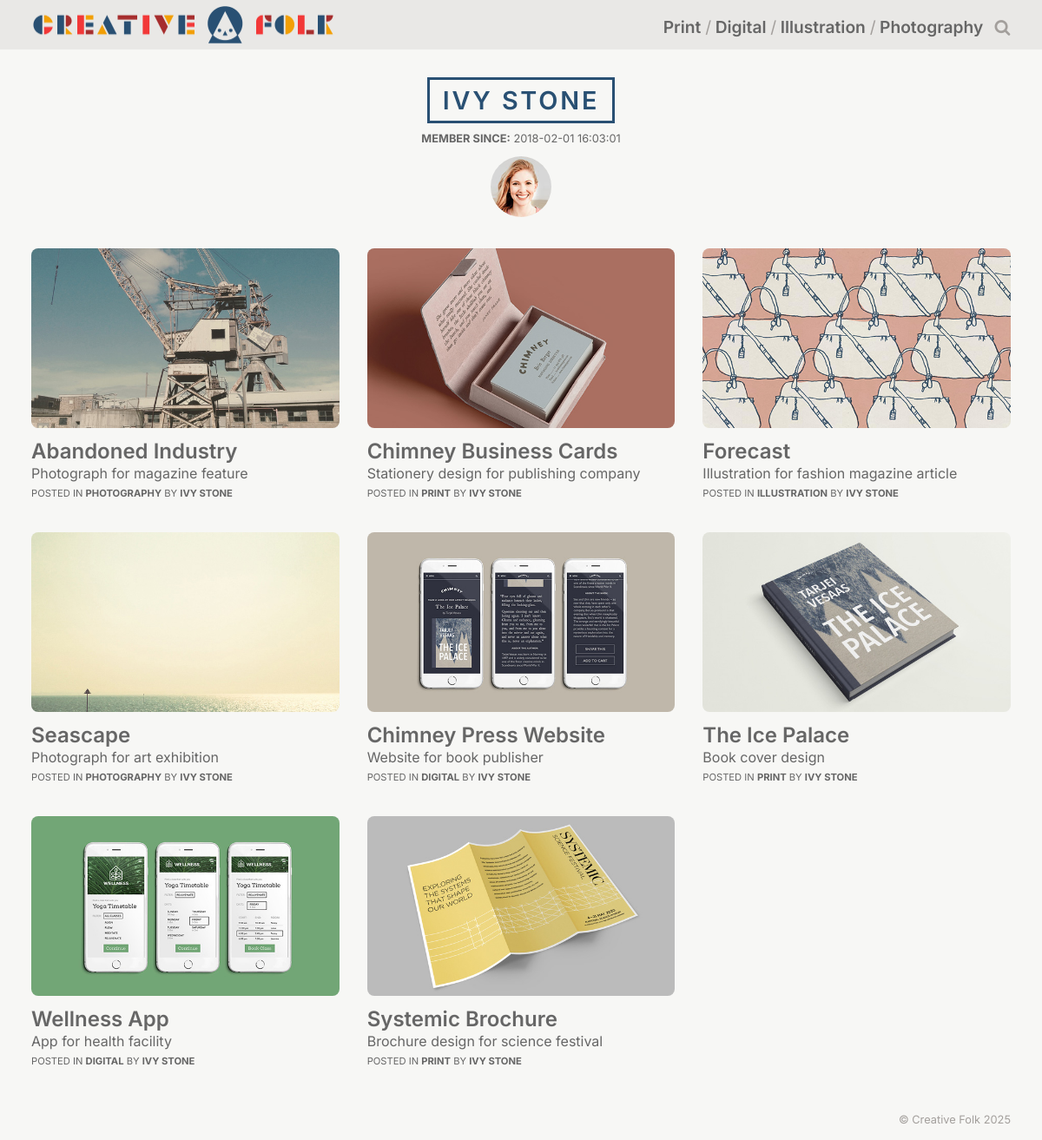
The page /LoginDemo/member/member.php?id=2 (signed in) on the database its author committed.
### tables this page shows
CREATE TABLE `category` (
  `id` int(11) NOT NULL AUTO_INCREMENT,
  `name` varchar(24) NOT NULL,
  `description` varchar(254) NOT NULL,
  `navigation` tinyint(1) NOT NULL,
  PRIMARY KEY (`id`)
);

CREATE TABLE `member` (
  `id` int(11) NOT NULL DEFAULT 0,
  `forename` varchar(254) NOT NULL,
  `surname` varchar(254) NOT NULL,
  `email` varchar(254) NOT NULL,
  `password` varchar(254) NOT NULL,
  `joined` timestamp NOT NULL DEFAULT current_timestamp(),
  `picture` varchar(254) DEFAULT NULL
);

CREATE TABLE `article` (
  `id` int(11) NOT NULL,
  `title` varchar(80) NOT NULL,
  `summary` varchar(254) NOT NULL,
  `content` text NOT NULL,
  `created` timestamp NOT NULL DEFAULT current_timestamp(),
  `category_id` int(11) NOT NULL,
  `member_id` int(11) NOT NULL,
  `image_id` int(11) DEFAULT NULL,
  `published` tinyint(4) NOT NULL DEFAULT 0
);

CREATE TABLE `image` (
  `id` int(11) NOT NULL DEFAULT 0,
  `file` varchar(254) NOT NULL,
  `alt` varchar(1000) NOT NULL
);

### LoginDemo/member/member.php (the view, shortened to what this page needs)
<?php
include("../login/connection.php");
$id = filter_input(INPUT_GET, 'id', FILTER_VALIDATE_INT);
$sql = "SELECT forename, surname, joined, picture FROM member WHERE id = $id;";
$result = mysqli_query($con, $sql);
$member = mysqli_fetch_assoc($result);
$sql1 = "SELECT a.id, a.title, a.summary, a.category_id, a.member_id,
               c.name     AS category,
               CONCAT(m.forename, ' ', m.surname) AS author,
               i.file     AS image_file,
               i.alt      AS image_alt
          FROM article    AS a
          JOIN category   AS c   ON a.category_id = c.id
          JOIN member     AS m   ON a.member_id   = m.id
          LEFT JOIN image AS i   ON a.image_id    = i.id
         WHERE a.member_id = $id AND a.published  = 1
         ORDER BY a.id DESC;";
$result1 = mysqli_query($con, $sql1);
$sql2 = "SELECT id, name FROM category WHERE navigation = 1;";
$result2 = mysqli_query($con, $sql2);
$navigation = mysqli_fetch_all($result2, MYSQLI_ASSOC);
$section     = '';
?>
<?php include '../includes/header.php'; ?>
  <main class="container" id="content">
    <section class="header">
      <h1><?= ($member['forename'] . ' ' . $member['surname']) ?></h1>
      <p class="member"><b>Member since:</b> <?= ($member['joined']) ?></p>
      <img src="../uploads/<?= ($member['picture'] ?? 'member.png') ?>"
           alt="<?= ($member['forename']) ?>" class="profile"><br>
    </section>
    <section class="grid">
    <?php while($article = mysqli_fetch_assoc($result1)) { ?>
      <article class="summary">
        <a href="article.php?id=<?= $article['id'] ?>">
          <img src="../uploads/<?= ($article['image_file'] ?? 'blank.png') ?>"
               alt="<?= ($article['image_alt']) ?>">
          <h2><?= ($article['title']) ?></h2>
          <p><?= ($article['summary']) ?></p>
        </a>
        <p class="credit">
          Posted in <a href="category.php?id=<?= $article['category_id'] ?>">
          <?= ($article['category']) ?></a>
          by <a href="member.php?id=<?= $article['member_id'] ?>">
          <?= ($article['author']) ?></a>
        </p>
      </article>
    <?php } ?>
    </section>
  </main>
<?php include '../includes/footer.php'; ?>

### LoginDemo/includes/header.php (shortened to what this page needs)
<!DOCTYPE html>
<html lang="en-US">
  <head>
    <link rel="stylesheet" type="text/css" href="../css/styles.css">
  </head>
  <body>
    <header>
      <div class="container">
        <div class="logo">
          <a href="index.php"><img src="../img/logo.png" alt="Creative Folk"></a>
        </div>
        <nav>
          <ul id="menu">
            <?php foreach ($navigation as $link) { ?>
            <li><a href="category.php?id=<?= $link['id'] ?>"
              <?= ($section == $link['id'] ) ? 'class="on" aria-current="page"' : '' ?>>
              <?= ($link['name']) ?>
            </a></li>
            <?php } ?>
            <li><a href="search.php">
              <span class="icon-search"></span><span class="search-text">Search</span>
            </a></li>
          </ul>
        </nav>
      </div>
    </header>

### LoginDemo/css/styles.css (style rules this page uses)
* { box-sizing: border-box; }
body { margin: 0; color: #666; background-color: #f7f7f5; }
a { color: #666; }
body { font-family: 'Inter', 'Arial', sans-serif; font-size: 100%; }
a { text-decoration: none; }
h1 { font-size: 1.8em; }
h1, h2 { font-weight: 600; margin: 0 0 0.14em 0; }
p { margin: 0 0 1em 0; }
.date, p.credit, p.member { font-size: 0.7rem; }
p.credit { text-transform: uppercase; }
p.credit a { font-weight: bold; color: inherit; }
article.summary p { line-height: 1em; }
nav li { font-weight: 600; line-height: 0.8em; }
header { background: #e9e8e6; min-height: 50px; margin-bottom: 2em; }
header > div.container { align-items: center; }
header div.logo { line-height: 0.5em; margin-bottom: 0; }
header div.logo img { max-width: 360px; max-height: 50px; margin: 5px 0px; }
header nav ul { padding: .5rem 0 0.1rem 0; margin: 0; clear: left; }
header nav li { list-style-type: none; display: inline-block; padding-right: .5em; }
.js header nav ul { display: none; }
.js header nav li { margin-bottom: 1em; display: block; }
nav .icon-search { display: none; }
@media (min-width: 760px) { header > div.container { display: flex; } }
@media (min-width: 760px) { header .logo { flex: 1; } }
@media (min-width: 760px) { header nav { flex: 2; } }
@media (min-width: 760px) { header div.logo img { max-width: 93%; max-height: 75px; } }
@media (min-width: 760px) { header nav li { padding-right: 0; font-size: 1.2em; } }
@media (min-width: 760px) { .js header nav ul { display: block; text-align: right; } }
@media (min-width: 760px) { .js header nav li { display: inline-block; margin: 0; } }
@media (min-width: 760px) { header nav li::after { content: " / "; font-weight: normal; color: #a39f9c; } }
@media (min-width: 760px) { header nav li:last-child::after, header nav li:nth-last-child(2)::after { content: ""; } }
@media (min-width: 760px) { nav .icon-search { display: inline-block; padding-left: .5rem; color: #a39f9c; } }
.container { margin: 0 auto 0 auto; max-width: 94%; }
.grid { display: grid; grid-gap: 2em; }
.grid { display: grid; margin: 0 auto 2em auto; grid-template-columns: repeat(auto-fill, minmax(300px, 1fr)); }
main img { width: 100%; height: auto; border-radius: 8px; }
article.summary img { margin-bottom: 0.5em; }
article.summary p { margin: 0 0 0.6em 0; }
.header { text-align: center; margin-bottom: 2em; text-transform: uppercase; }
.header h1 { color: #295073; border: 3px solid #295073; letter-spacing: 0.1em; display: inline-block; padding: .2em .5em; }
.header p { font-size: 80%; padding-top: .5em; position: relative; }
.header img { max-width: 70px; border-radius: 50%; }
[class^="icon-"]:before, [class*=" icon-"]:before { font-family: "icons"; font-style: normal; font-weight: normal; speak: never; display: inline-block; text-decoration: none; width: 1em; text-align: center; font-variant: normal; text-transform: none; line-height: 1em; -webkit-font-smoothing: antialiased; -moz-osx-font-smoothing: grayscale; }
.icon-search:before { content: '\e803'; }

### rows shown on the page
category: name "Print"
category: name "Digital"
category: name "Illustration"
category: name "Photography"
member: forename "IVY", surname "STONE", joined "2018-02-01 16:03:01", picture (picture)
article: image.file (picture), title "Abandoned Industry", summary "Photograph for magazine feature", category.name "PHOTOGRAPHY", author "IVY STONE"
article: image.file (picture), title "Chimney Business Cards", summary "Stationery design for publishing company", category.name "PRINT", author "IVY STONE"
article: image.file (picture), title "Forecast", summary "Illustration for fashion magazine article", category.name "ILLUSTRATION", author "IVY STONE"
article: image.file (picture), title "Seascape", summary "Photograph for art exhibition", category.name "PHOTOGRAPHY", author "IVY STONE"
article: image.file (picture), title "Chimney Press Website", summary "Website for book publisher", category.name "DIGITAL", author "IVY STONE"
article: image.file (picture), title "The Ice Palace", summary "Book cover design", category.name "PRINT", author "IVY STONE"
article: image.file (picture), title "Wellness App", summary "App for health facility", category.name "DIGITAL", author "IVY STONE"
article: image.file (picture), title "Systemic Brochure", summary "Brochure design for science festival", category.name "PRINT", author "IVY STONE"
